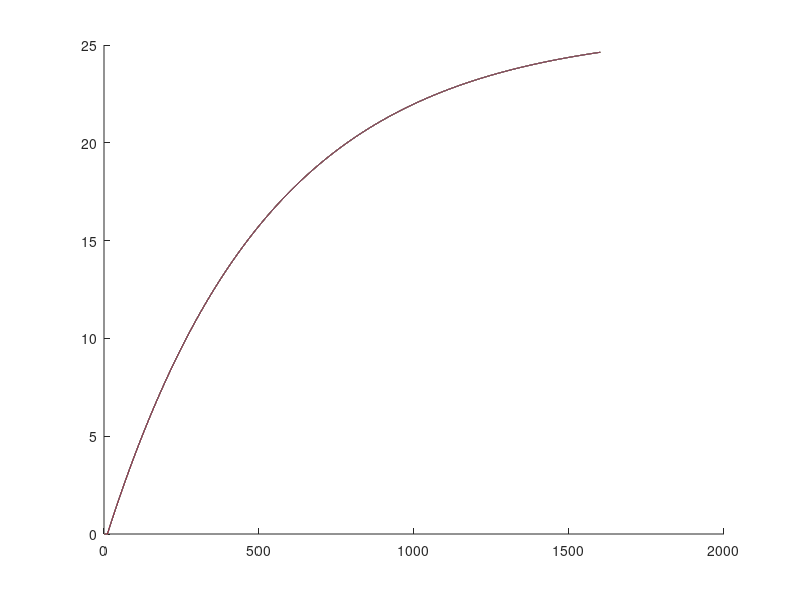

Reproduce this figure in MATLAB.
clc; 
%y=y_eventos_ts.signals.values;
%N_eventos=N_eventos_;
figure
y1 = load('y_002.mat');
y2 = load('y_004.mat');
y3 = load('y_008.mat');
y4 = load('y_016.mat');
y5 = load('y_032.mat');
y6 = load('y_048.mat');
y7 = load('y_056.mat');
% subplot(2,1,1)
hold on
plot(y1.y)
plot(y2.y)
plot(y3.y)
plot(y4.y)
plot(y5.y)
plot(y6.y)
plot(y7.y)
% subplot(2,1,2)